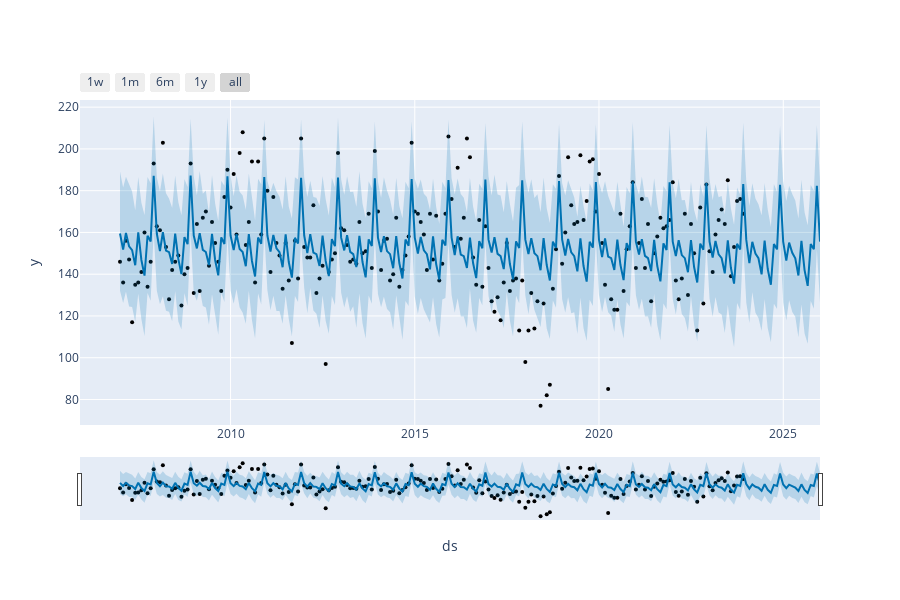

Notebook source saved alongside this figure:
### Code cell
from prophet.plot import plot_plotly, plot_components_plotly

plot_plotly(m, forecast)

### Figure 1 — Plotly figure (JSON) as saved in the notebook; plotly's stock layout.template omitted (floating-point values rounded to 4 significant figures; data arrays with more than 128 entries replaced by an {"elided": "..."} marker saying what was removed)
{"data": [{"marker": {"color": "black", "size": 4}, "mode": "markers", "name": "Actual", "type": "scatter", "x": {"elided": "204 str values"}, "y": {"elided": "204 int values"}}, {"hoverinfo": "skip", "line": {"width": 0}, "mode": "lines", "type": "scatter", "x": {"elided": "229 str values"}, "y": {"elided": "229 float values"}}, {"fill": "tonexty", "fillcolor": "rgba(0, 114, 178, 0.2)", "line": {"color": "#0072B2", "width": 2}, "mode": "lines", "name": "Predicted", "type": "scatter", "x": {"elided": "229 str values"}, "y": {"elided": "229 float values"}}, {"fill": "tonexty", "fillcolor": "rgba(0, 114, 178, 0.2)", "hoverinfo": "skip", "line": {"width": 0}, "mode": "lines", "type": "scatter", "x": {"elided": "229 str values"}, "y": {"elided": "229 float values"}}], "layout": {"height": 600, "showlegend": false, "width": 900, "xaxis": {"rangeselector": {"buttons": [{"count": 7, "label": "1w", "step": "day", "stepmode": "backward"}, {"count": 1, "label": "1m", "step": "month", "stepmode": "backward"}, {"count": 6, "label": "6m", "step": "month", "stepmode": "backward"}, {"count": 1, "label": "1y", "step": "year", "stepmode": "backward"}, {"step": "all"}]}, "rangeslider": {"visible": true}, "title": {"text": "ds"}, "type": "date"}, "yaxis": {"title": {"text": "y"}}}}
